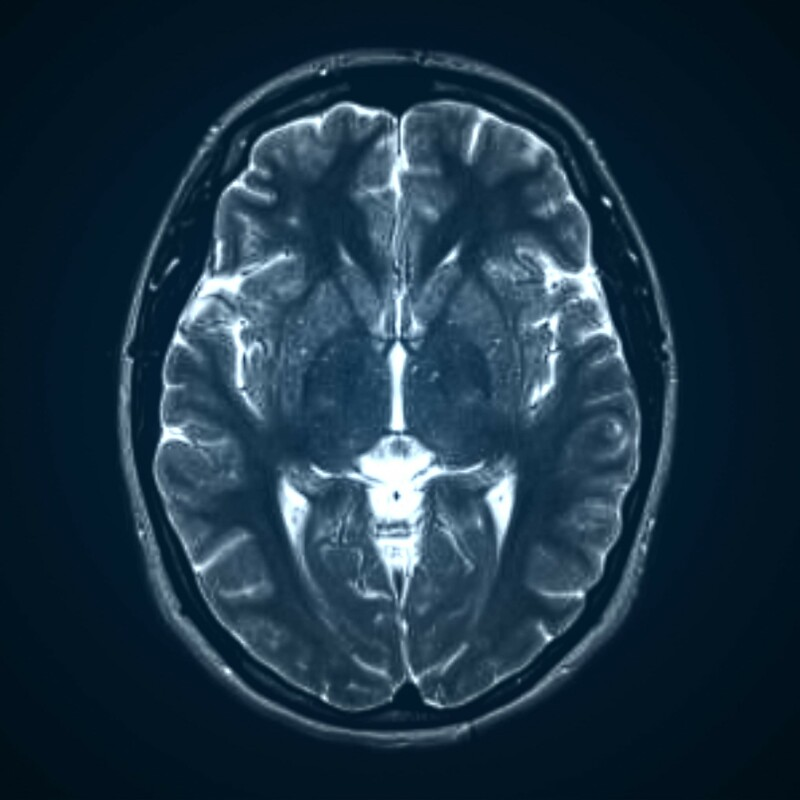
#> input picture Labtest1/mri1.jpg, 800 x 800 px
$ jupyter execute Histogram.ipynb
#> lines starting #> are read from the running program, lines starting #| are printed output that depends on the picture; after the words box and inside, x2 and y2 are one past the last pixel; in counts of white or black regions, pixels touching at a corner belong together
[cell 1]
import cv2
import numpy as np
import matplotlib.pyplot as plt

[cell 2]
def img_hist(img_set,hist_title_set):
    ch = len(img_set)
    plt.figure(figsize=(20,20))
    for i in range(ch):
        plt.subplot(3,3,i+1)
        plt.hist(img_set[i].ravel(),256,[0,256])
        plt.title(hist_title_set[i])
    plt.show()

[cell 3]
def manual_hist(img_set,hist_title_set,r,c):
    ch = len(img_set)
    plt.figure(figsize=(20,20))

    for i in range(ch):
        img = img_set[i]
        histogram = np.zeros((256), dtype=int)
        for j in range(r):
            for k in range(c):
                temp = img[j,k]
                histogram[temp] += 1
        y =  np.arange(256)

        plt.subplot(3,3,i+1)
        plt.plot(y,histogram)
        plt.ylim(0,)
        plt.fill_between(y,histogram)
        plt.title(hist_title_set[i])
    plt.show()

[cell 4]

def plt_img(img_set,img_title):
    ch = len(img_set)
    plt.figure(figsize=(20,20))
    for i in range(ch):
        plt.subplot(3,3,i+1)
        ln = len(img_set[i].shape)
        if ln == 3:
            plt.imshow(img_set[i])
        else:
            plt.imshow(img_set[i],cmap='gray')
        plt.title(img_title[i])
    plt.show()

[cell 5]
def main():
    rgbImg = plt.imread('mri1.jpg')
#> rgbImg is the input picture: shape (800, 800, 3); mean R, G, B 28.3, 51.8, 68.8
    print(rgbImg.shape)
#| (800, 800, 3)

    grayscale = cv2.cvtColor(rgbImg,cv2.COLOR_RGB2GRAY)
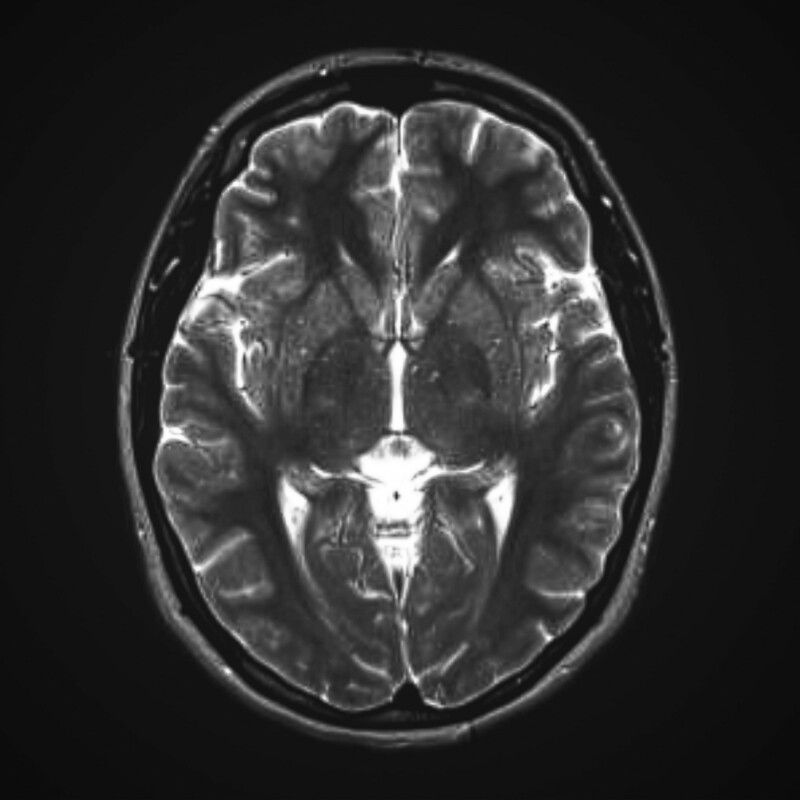
#> grayscale: shape (800, 800); min 10, max 255, mean 46.7
    print(grayscale.shape)
#| (800, 800)
    r,c = grayscale.shape
#> r = 800; c = 800
    _, binaryImg = cv2.threshold(grayscale, 50, 255, cv2.THRESH_BINARY)
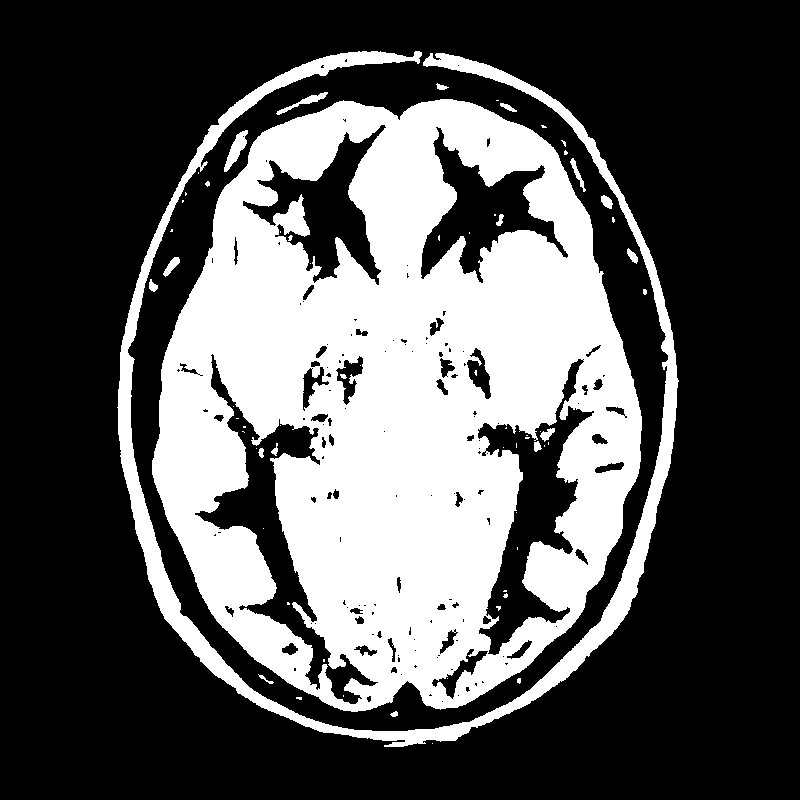
#> binaryImg: shape (800, 800); 33.5% white; 66 white regions (44 under 20 px), largest, box (x1, y1, x2, y2) and area: (152, 99, 642, 712) 188782, (117, 51, 679, 747) 23843, (224, 130, 248, 172) 405
    print(binaryImg.shape)
#| (800, 800)

    redChannel = rgbImg[:,:,0]
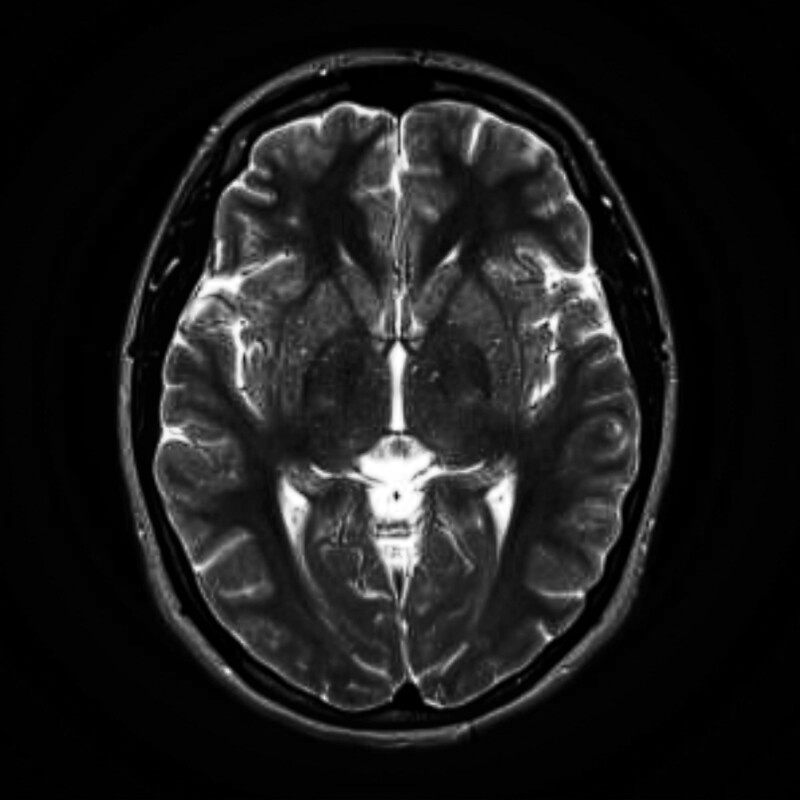
#> redChannel: shape (800, 800); min 0, max 255, mean 28.3
    greenChannel = rgbImg[:,:,1]
    blueChannel = rgbImg[:,:,2]
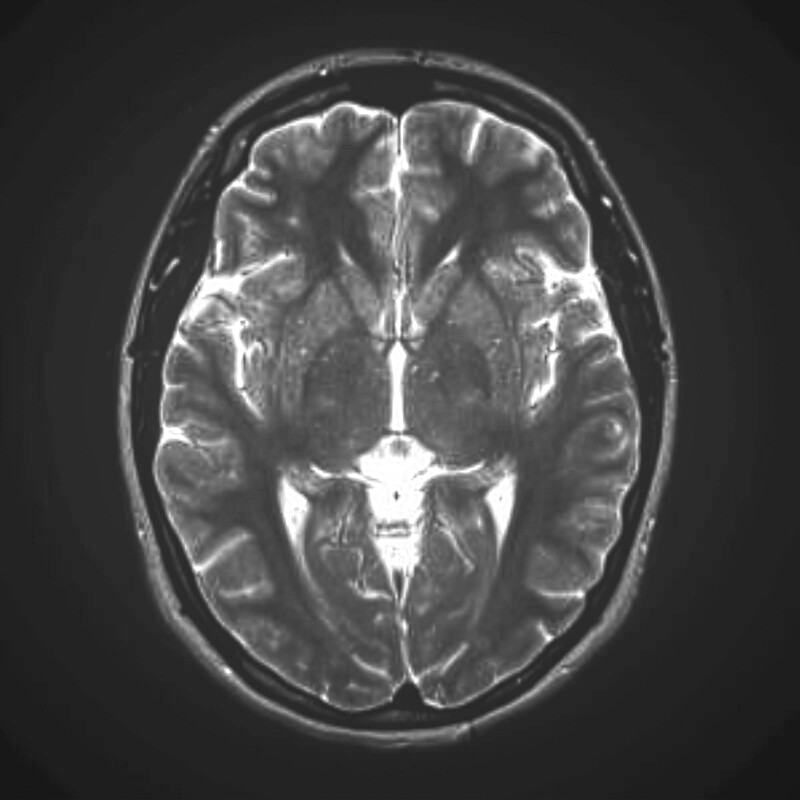
#> blueChannel: shape (800, 800); min 22, max 255, mean 68.8


    img_set = [rgbImg,grayscale,binaryImg,redChannel,greenChannel,blueChannel]
    img_title = ['RGB','Grayscale','Binary','Red Channel','Green Channel','Blue Channel']
    hist_title_set = ['RGB Histogram', 'Grayscale Histogram', 'Binary Histogram', 'Red Histogram', 'Green Histogram', 'Blue Histogram']

    plt_img(img_set,img_title)
#> in plt_img, `ch = len(img_set)`: ch = 6
    img_hist(img_set,hist_title_set)
#> in img_hist, `plt.show()`:
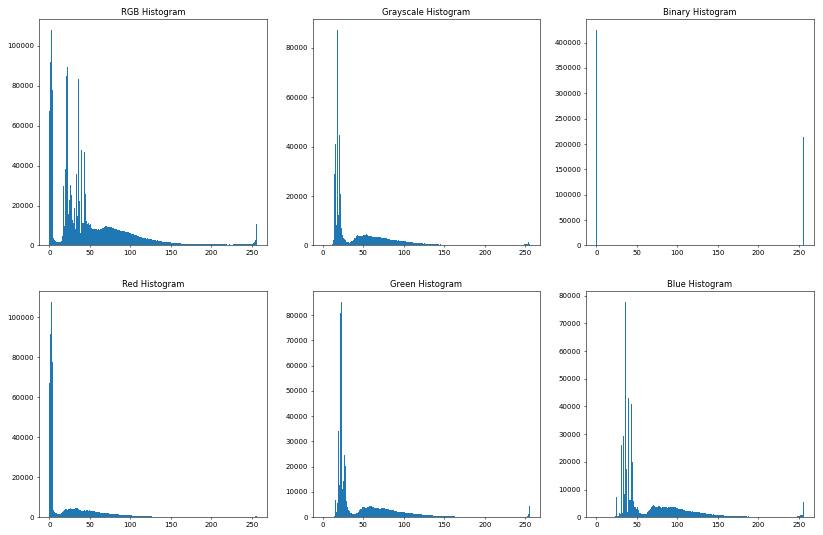
#> figure drawn by matplotlib, 6 panels; panel 1: tallest bar 107938 high, from x = 2 to 3; panel 2: tallest bar 87254 high, from x = 18 to 19; panel 3: tallest bar 425312 high, from x = 0 to 1; panel 4: tallest bar 107938 high, from x = 2 to 3
    manual_hist(img_set,hist_title_set,r,c)
#> in manual_hist, `plt.show()`:
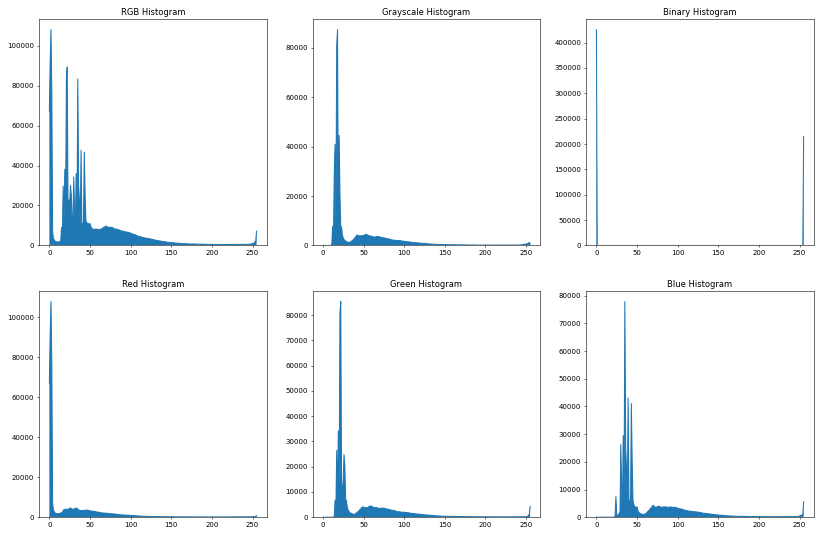
#> figure drawn by matplotlib, 6 panels; panel 1: curve peaks at x = 2, y = 107938; panel 2: curve peaks at x = 18, y = 87254; panel 3: curve peaks at x = 0, y = 425312; panel 4: curve peaks at x = 2, y = 107938

if __name__ == '__main__':
    main()
